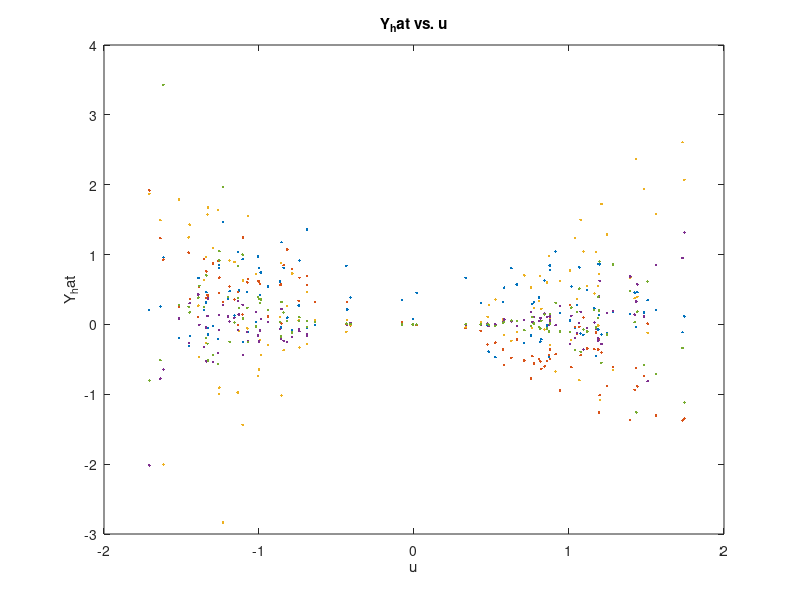

The MATLAB source for this figure:
clc
clear

% Define your parameters
theta = [0.3, -0.5, 0.5, 0.2, 0.4];
u_mean = 1;
u_variance = 0.12;

% Initialize a matrix to store all the Y values
Y_all = zeros(100, 100);


    % Generate half of u values from N(u_mean, u_variance)
    half_size = 100/2;
    u_half1 = u_mean + sqrt(u_variance) * randn(half_size, 1);

    % Generate half of u values from N(-u_mean, u_variance)
    u_half2 = -u_mean + sqrt(u_variance) * randn(half_size, 1);
    u = [u_half1; u_half2];

    % Generate X matrix
    X = [ones(100,1), u, u.^2/2, u.^3/3, u.^4/4];

for i = 1:100
    % Generate noise N(mu, sigma)
    mu = zeros(100, 1);
    sigma = sqrt(2) * ones(100, 1);
    N = mu + sigma .* randn(100, 1);

    % Calculate Y
    Y = X * theta' + N;
    
    % Store Y in the matrix
    Y_all(:, i) = Y;
end

% Perform LS estimation
theta_hat_LS = inv(X' * X) * X' * Y_all;

 % Calculate Y_hat
 Y_hat = X .* theta_hat_LS';

% Sort X
[~, idx] = sort(X(:, 2)); % Sorting according to the second column (u)
X_sorted = X(idx, :);

% Sort Y according to the indexes of sorted X
Y_sorted = Y_hat(idx, :);

% Plot Y with respect to u
figure;
plot(X_sorted(:, 2), Y_sorted, '.');
xlabel('u');
ylabel('Y_hat');
title('Y_hat vs. u');
